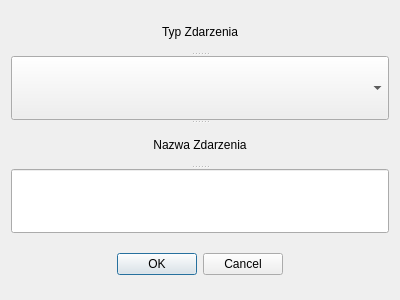
<?xml version="1.0" encoding="UTF-8"?>
<ui version="4.0">
 <class>Zdarzenie</class>
 <widget class="QDialog" name="Zdarzenie">
  <property name="geometry">
   <rect>
    <x>0</x>
    <y>0</y>
    <width>400</width>
    <height>300</height>
   </rect>
  </property>
  <property name="windowTitle">
   <string>Dialog</string>
  </property>
  <layout class="QGridLayout" name="gridLayout">
   <item row="0" column="0">
    <widget class="QSplitter" name="splitter">
     <property name="orientation">
      <enum>Qt::Vertical</enum>
     </property>
     <widget class="QLabel" name="label_2">
      <property name="text">
       <string>Typ Zdarzenia</string>
      </property>
      <property name="alignment">
       <set>Qt::AlignCenter</set>
      </property>
     </widget>
     <widget class="QComboBox" name="comboBoxTyp"/>
     <widget class="QLabel" name="label">
      <property name="layoutDirection">
       <enum>Qt::LeftToRight</enum>
      </property>
      <property name="text">
       <string>Nazwa Zdarzenia</string>
      </property>
      <property name="alignment">
       <set>Qt::AlignCenter</set>
      </property>
     </widget>
     <widget class="QLineEdit" name="lineEditNazwa"/>
    </widget>
   </item>
   <item row="1" column="0">
    <widget class="QDialogButtonBox" name="buttonBox">
     <property name="minimumSize">
      <size>
       <width>0</width>
       <height>50</height>
      </size>
     </property>
     <property name="orientation">
      <enum>Qt::Horizontal</enum>
     </property>
     <property name="standardButtons">
      <set>QDialogButtonBox::Cancel|QDialogButtonBox::Ok</set>
     </property>
     <property name="centerButtons">
      <bool>true</bool>
     </property>
    </widget>
   </item>
  </layout>
 </widget>
 <resources/>
 <connections>
  <connection>
   <sender>buttonBox</sender>
   <signal>accepted()</signal>
   <receiver>Zdarzenie</receiver>
   <slot>accept()</slot>
   <hints>
    <hint type="sourcelabel">
     <x>248</x>
     <y>254</y>
    </hint>
    <hint type="destinationlabel">
     <x>157</x>
     <y>274</y>
    </hint>
   </hints>
  </connection>
  <connection>
   <sender>buttonBox</sender>
   <signal>rejected()</signal>
   <receiver>Zdarzenie</receiver>
   <slot>reject()</slot>
   <hints>
    <hint type="sourcelabel">
     <x>316</x>
     <y>260</y>
    </hint>
    <hint type="destinationlabel">
     <x>286</x>
     <y>274</y>
    </hint>
   </hints>
  </connection>
 </connections>
</ui>
